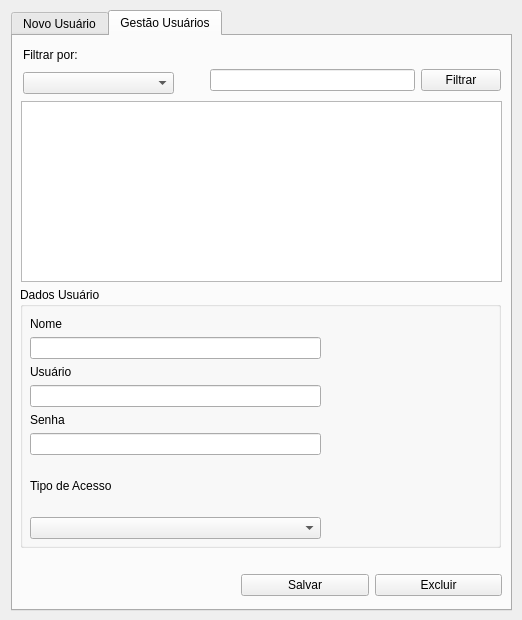
<?xml version="1.0" encoding="UTF-8"?>
<ui version="4.0">
 <class>frm_gestaousuarios</class>
 <widget class="QDialog" name="frm_gestaousuarios">
  <property name="geometry">
   <rect>
    <x>0</x>
    <y>0</y>
    <width>522</width>
    <height>620</height>
   </rect>
  </property>
  <property name="windowTitle">
   <string>Gestão de Usuários</string>
  </property>
  <widget class="QTabWidget" name="tabWidget">
   <property name="geometry">
    <rect>
     <x>11</x>
     <y>10</y>
     <width>501</width>
     <height>601</height>
    </rect>
   </property>
   <property name="currentIndex">
    <number>1</number>
   </property>
   <widget class="QWidget" name="tab_gestaocolaboradores">
    <attribute name="title">
     <string>Novo Usuário</string>
    </attribute>
    <widget class="QWidget" name="layoutWidget">
     <property name="geometry">
      <rect>
       <x>231</x>
       <y>537</y>
       <width>257</width>
       <height>27</height>
      </rect>
     </property>
     <layout class="QHBoxLayout" name="horizontalLayout_12">
      <item>
       <widget class="QPushButton" name="btn_nv_novo">
        <property name="text">
         <string>Novo</string>
        </property>
       </widget>
      </item>
      <item>
       <widget class="QPushButton" name="btn_nv_gravar">
        <property name="text">
         <string>Salvar</string>
        </property>
       </widget>
      </item>
     </layout>
    </widget>
    <widget class="QGroupBox" name="groupBox">
     <property name="geometry">
      <rect>
       <x>8</x>
       <y>8</y>
       <width>481</width>
       <height>261</height>
      </rect>
     </property>
     <property name="title">
      <string>Dados Usuário</string>
     </property>
     <widget class="QWidget" name="">
      <property name="geometry">
       <rect>
        <x>10</x>
        <y>31</y>
        <width>291</width>
        <height>222</height>
       </rect>
      </property>
      <layout class="QVBoxLayout" name="verticalLayout_9">
       <item>
        <layout class="QVBoxLayout" name="verticalLayout">
         <item>
          <layout class="QVBoxLayout" name="verticalLayout_27">
           <item>
            <layout class="QVBoxLayout" name="verticalLayout_26">
             <item>
              <widget class="QLabel" name="label_18">
               <property name="text">
                <string>Nome</string>
               </property>
              </widget>
             </item>
             <item>
              <widget class="QLineEdit" name="txt_nv_nome"/>
             </item>
            </layout>
           </item>
           <item>
            <widget class="QLabel" name="label_19">
             <property name="text">
              <string>Usuário</string>
             </property>
            </widget>
           </item>
           <item>
            <widget class="QLineEdit" name="txt_nv_usuario"/>
           </item>
          </layout>
         </item>
         <item>
          <layout class="QVBoxLayout" name="verticalLayout_28">
           <item>
            <widget class="QLabel" name="label_20">
             <property name="text">
              <string>Senha</string>
             </property>
            </widget>
           </item>
           <item>
            <widget class="QLineEdit" name="txt_nv_senha">
             <property name="echoMode">
              <enum>QLineEdit::Password</enum>
             </property>
            </widget>
           </item>
          </layout>
         </item>
        </layout>
       </item>
       <item>
        <layout class="QVBoxLayout" name="verticalLayout_2">
         <item>
          <widget class="QLabel" name="label_21">
           <property name="text">
            <string>Tipo de Acesso</string>
           </property>
          </widget>
         </item>
         <item>
          <widget class="QComboBox" name="cb_nv_acesso"/>
         </item>
        </layout>
       </item>
      </layout>
     </widget>
    </widget>
    <zorder>groupBox</zorder>
    <zorder>layoutWidget</zorder>
   </widget>
   <widget class="QWidget" name="tab_novocolaborador">
    <attribute name="title">
     <string>Gestão Usuários</string>
    </attribute>
    <widget class="QTableWidget" name="tw_ge_listausuario">
     <property name="geometry">
      <rect>
       <x>8</x>
       <y>65</y>
       <width>481</width>
       <height>181</height>
      </rect>
     </property>
    </widget>
    <widget class="QGroupBox" name="groupBox_2">
     <property name="geometry">
      <rect>
       <x>7</x>
       <y>251</y>
       <width>481</width>
       <height>261</height>
      </rect>
     </property>
     <property name="title">
      <string>Dados Usuário</string>
     </property>
     <widget class="QWidget" name="">
      <property name="geometry">
       <rect>
        <x>10</x>
        <y>30</y>
        <width>291</width>
        <height>222</height>
       </rect>
      </property>
      <layout class="QVBoxLayout" name="verticalLayout_8">
       <item>
        <layout class="QVBoxLayout" name="verticalLayout_3">
         <item>
          <layout class="QVBoxLayout" name="verticalLayout_33">
           <item>
            <widget class="QLabel" name="label_3">
             <property name="text">
              <string>Nome</string>
             </property>
            </widget>
           </item>
           <item>
            <widget class="QLineEdit" name="txt_ge_nome"/>
           </item>
          </layout>
         </item>
         <item>
          <layout class="QVBoxLayout" name="verticalLayout_34">
           <item>
            <widget class="QLabel" name="label_23">
             <property name="text">
              <string>Usuário</string>
             </property>
            </widget>
           </item>
           <item>
            <widget class="QLineEdit" name="txt_ge_usuario"/>
           </item>
          </layout>
         </item>
         <item>
          <layout class="QVBoxLayout" name="verticalLayout_35">
           <item>
            <widget class="QLabel" name="label_24">
             <property name="text">
              <string>Senha</string>
             </property>
            </widget>
           </item>
           <item>
            <widget class="QLineEdit" name="txt_ge_senha">
             <property name="echoMode">
              <enum>QLineEdit::Password</enum>
             </property>
            </widget>
           </item>
          </layout>
         </item>
        </layout>
       </item>
       <item>
        <layout class="QVBoxLayout" name="verticalLayout_37">
         <item>
          <widget class="QLabel" name="label_25">
           <property name="text">
            <string>Tipo de Acesso</string>
           </property>
          </widget>
         </item>
         <item>
          <widget class="QComboBox" name="cb_ge_acesso"/>
         </item>
        </layout>
       </item>
      </layout>
     </widget>
    </widget>
    <widget class="QWidget" name="layoutWidget_16">
     <property name="geometry">
      <rect>
       <x>10</x>
       <y>8</y>
       <width>151</width>
       <height>50</height>
      </rect>
     </property>
     <layout class="QVBoxLayout" name="verticalLayout_4">
      <item>
       <widget class="QLabel" name="label">
        <property name="text">
         <string>Filtrar por:</string>
        </property>
       </widget>
      </item>
      <item>
       <widget class="QComboBox" name="cb_ge_filtrar"/>
      </item>
     </layout>
    </widget>
    <widget class="QWidget" name="">
     <property name="geometry">
      <rect>
       <x>228</x>
       <y>536</y>
       <width>261</width>
       <height>27</height>
      </rect>
     </property>
     <layout class="QHBoxLayout" name="horizontalLayout_11">
      <item>
       <widget class="QPushButton" name="btn_ge_salvar">
        <property name="text">
         <string>Salvar</string>
        </property>
       </widget>
      </item>
      <item>
       <widget class="QPushButton" name="btn_ge_excluir">
        <property name="text">
         <string>Excluir</string>
        </property>
       </widget>
      </item>
     </layout>
    </widget>
    <widget class="QWidget" name="">
     <property name="geometry">
      <rect>
       <x>197</x>
       <y>31</y>
       <width>291</width>
       <height>27</height>
      </rect>
     </property>
     <layout class="QHBoxLayout" name="horizontalLayout">
      <item>
       <widget class="QLineEdit" name="txt_ge_filtrar"/>
      </item>
      <item>
       <widget class="QPushButton" name="btn_ge_filtrar">
        <property name="text">
         <string>Filtrar</string>
        </property>
       </widget>
      </item>
     </layout>
    </widget>
    <zorder>groupBox_2</zorder>
    <zorder>tw_ge_listausuario</zorder>
    <zorder>layoutWidget_8</zorder>
    <zorder>layoutWidget_9</zorder>
    <zorder>layoutWidget_16</zorder>
   </widget>
  </widget>
 </widget>
 <resources/>
 <connections/>
</ui>
